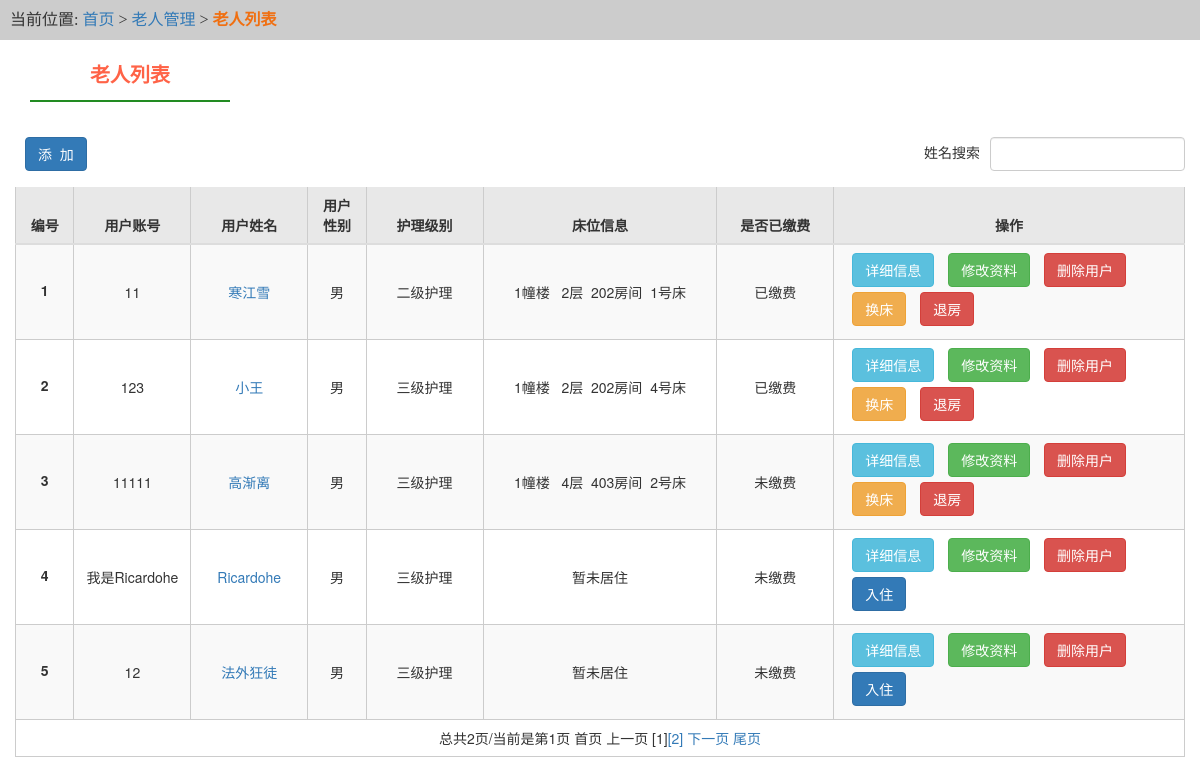
The page /admin/listUsers.php (signed in) on the database its author committed.
### tables this page shows
CREATE TABLE `users` (
  `id` int(11) NOT NULL,
  `u_username` varchar(32) DEFAULT NULL,
  `u_pwd` varchar(50) DEFAULT NULL,
  `u_email` varchar(50) NOT NULL,
  `u_createDate` timestamp NOT NULL DEFAULT CURRENT_TIMESTAMP ON UPDATE CURRENT_TIMESTAMP,
  `u_photo` varchar(50) DEFAULT NULL,
  `u_name` varchar(20) NOT NULL,
  `u_sex` enum('男','女','保密') NOT NULL DEFAULT '保密',
  `u_mz` varchar(20) DEFAULT NULL,
  `u_birth` date DEFAULT NULL,
  `u_hyzk` tinyint(1) DEFAULT NULL,
  `u_xlzk` tinyint(1) NOT NULL,
  `u_hljb` tinyint(1) NOT NULL,
  `u_sflx` tinyint(1) NOT NULL,
  `u_phone` varchar(20) NOT NULL,
  `u_bed` int(10) NOT NULL,
  `checkIn_date` date NOT NULL,
  `checkOut_date` date NOT NULL,
  `balance` int(10) NOT NULL,
  `pay_id` int(15) NOT NULL
);

CREATE TABLE `dic_hljb` (
  `id` int(10) UNSIGNED NOT NULL,
  `hljb` varchar(20) NOT NULL,
  `hlbz` text,
  `hsf` int(10) DEFAULT NULL,
  `cwf` int(10) DEFAULT NULL,
  `hlf` int(10) DEFAULT NULL,
  `deposit` int(10) NOT NULL,
  `allCost` int(10) DEFAULT NULL,
  `bz` varchar(20) DEFAULT NULL
);

CREATE TABLE `bed` (
  `id` int(10) UNSIGNED NOT NULL,
  `bed_id` int(10) NOT NULL,
  `room_id` int(10) DEFAULT NULL,
  `floor_id` int(10) DEFAULT NULL,
  `building_id` varchar(10) DEFAULT NULL,
  `charge` int(10) DEFAULT NULL,
  `user_id` int(10) DEFAULT NULL,
  `is_used` tinyint(1) DEFAULT '0'
);

### lib/mysql.php (called while the page is built, shortened)
<?php
function fetchAll($sql,$result_type=MYSQL_ASSOC){
	$result=mysql_query($sql);
	while(@$row=mysql_fetch_array($result,$result_type)){
		$rows[]=$row;
	}
	return $rows;
}
function getResultNum($sql){
	$result=mysql_query($sql);
	return mysql_num_rows($result);
}

### admin/listUsers.php (the view, shortened to what this page needs)
<?php
$keywords = $_REQUEST['keywords'] ? $_REQUEST['keywords'] : null;
$where = $keywords ? "where u.u_name like '%{$keywords}%'" : null;
$sql="SELECT u.*, hl.hljb, hy.hyzk, xl.xlzk,b.bed_id,b.room_id,b.floor_id,b.building_id FROM users u LEFT JOIN dic_hljb hl ON hl.id = u.u_hljb LEFT JOIN dic_hyzk hy ON hy.id = u.u_hyzk LEFT JOIN dic_xlzk xl ON xl.id = u.u_xlzk left join bed b on b.user_id=u.id {$where}";
$totalRows = getResultNum($sql);
$pageSize = 5;
$totalPage = ceil($totalRows / $pageSize);
$page = $_REQUEST['page'] ? (int)$_REQUEST['page'] : 1;
$offset = ($page - 1) * $pageSize;
$sql = "SELECT u.*, hl.hljb, hy.hyzk, xl.xlzk,b.bed_id,b.room_id,b.floor_id,b.building_id,p.pay_status FROM users u LEFT JOIN dic_hljb hl ON hl.id = u.u_hljb LEFT JOIN dic_hyzk hy ON hy.id = u.u_hyzk LEFT JOIN dic_xlzk xl ON xl.id = u.u_xlzk left join bed b on b.user_id=u.id left join pay_records p on u.pay_id=p.id {$where} order by u.id asc limit {$offset},{$pageSize} ";
$rows = fetchAll($sql);
?>
<!DOCTYPE html>
<html>
<head>
<link rel="stylesheet" type="text/css" href="css/reset.css">
<link rel="stylesheet" type="text/css" href="css/backstage.css">
<link rel="stylesheet" type="text/css" href="../css/bootstrap.min.css">
</head>
<body>
<div class="location">
	当前位置:&nbsp;<a id="first" href="main.php">首页</a>&nbsp;&gt;&nbsp;<a>老人管理</a>&nbsp;&gt;&nbsp;<a href="#" id="third">老人列表</a>
</div>
<h3 class="biaoti">老人列表</h3>
<div class="details">
    <div class="details_operation clearfix">
            <div class="bui_select">
                <input type="button" value="添&nbsp;&nbsp;加" class="btn btn-primary"  onclick="addUsers()">
            </div>
        <div class="fr">
        	<div class="text">
				<span>姓名搜索</span>
                <div class="bui_select">
                	<input type="text" value="" class="form-control"  id="search" onkeypress="search(event)" >
                </div>
           </div>
        </div>
    </div>
        <table class="table table-striped" cellspacing="0" cellpadding="0">
            <thead>
                <tr>
                    <th width="5%">编号</th>
                    <th width="10%">用户账号</th>
                    <th width="10%">用户姓名</th>
                    <th width="5%">用户性别</th>
                    <th width="10%">护理级别</th>
                    <th width="20%">床位信息</th>
                    <th width="10%">是否已缴费</th>
                    <th>操作</th>
                </tr>
            </thead>
            <tbody>
             <?php $i=1; foreach($rows as $row):?>
                <tr>
                    <td><label class="label_id"><?php echo $i;?></label></td>
                    <td><?php echo $row['u_username']; ?></td>
                    <td><a href="detialUsers.php?id=<?php echo $row['id']; ?>"><?php echo $row['u_name']; ?></a></td>
                    <td><?php echo $row['u_sex']; ?></td>
                    <td><?php echo $row['hljb']; ?></td>
               		<td><?php if($row['u_bed']!=0): ?>	<?php echo $row['building_id']."幢楼 &nbsp;&nbsp;".$row['floor_id']."层&nbsp;&nbsp;".$row['room_id']."房间&nbsp;&nbsp;".$row['bed_id']."号床"; ?><?php else: ?>暂未居住<?php endif;?></td>
               		<td><?php echo $row['pay_status']==1?"已缴费":"未缴费"; ?></td>
                    <td align="left">
                    	<input type="button" value="详细信息" class="btn btn-info"  onclick="detialUsers(<?php echo $row['id']; ?>)">
                    	<input type="button" value="修改资料" class="btn btn-success" onclick="editUsers(<?php echo $row['id']; ?>)">
                    	<input type="button" value="删除用户" class="btn btn-danger"  onclick="delUsers(<?php echo $row['id']; ?>)">
                    	<?php if($row['u_bed']==0): ?>
                    	<input type="button" value="入住" class="btn btn-primary" onclick="checkIn(<?php echo $row['id']; ?>)">
                    		<?php else: ?>
                    	<input type="button" value="换床" class="btn btn-warning" onclick="changeBed(<?php echo $row['id']; ?>)">
                    	<input type="button" value="退房" class="btn btn-danger" onclick="checkOut(<?php echo $row['id']; ?>)">
                    		<?php endif;?>
                    </td>
                </tr>
                <?php $i++;endforeach; ?>
                <?php if($totalRows>$pageSize):?>
                <tr>
                	<td colspan="8"><?php echo showPage($page, $totalPage, "keywords={$keywords}&condition={$condition}"); ?></td>
                </tr>
                <?php endif; ?>
            </tbody>
        </table>
    </div>
</body>
</html>

### admin/css/backstage.css (style rules this page uses)
body { background-color:#F5F5F5 ; overflow: hidden; }
.title,.location { font: 16px/2.5 "微软雅黑";padding: 0 10px;background-color: #ccc; }
.location,.biaoti { margin-bottom: 20px; }
.location #third { font-weight: bold; color: #F06F11; }
.biaoti { font: 20px/30px "微软雅黑"; font-weight: bold; color: #ff6347; text-align: center; margin-left: 30px; padding-bottom: 10px; width: 200px; border-bottom: 2px solid #228b22; }
.details_operation { margin-bottom: 20px; }
.details { padding: 15px; }
.bui_select { height: 30px; float: left; }
.text { float: left; margin-left: 30px; display: inline; }
.text span { line-height: 30px;float:left; margin-right: 10px; }
.table { border-collapse: collapse; width: 100%;text-align: center; }
.table th { background-color: #E8E8E8; }
.table th,.table td { border: solid 1px #ccc; padding: 8px; }
.label_id,.check { vertical-align: middle; }

### rows shown on the page
users: u_username "11", u_name "寒江雪", u_sex "男", dic_hljb.hljb "二级护理", bed.building_id "1", bed.floor_id "2", bed.room_id "202", bed.bed_id "1", shows "已缴费"
users: u_username "123", u_name "小王", u_sex "男", dic_hljb.hljb "三级护理", bed.building_id "1", bed.floor_id "2", bed.room_id "202", bed.bed_id "4", shows "已缴费"
users: u_username "11111", u_name "高渐离", u_sex "男", dic_hljb.hljb "三级护理", bed.building_id "1", bed.floor_id "4", bed.room_id "403", bed.bed_id "2", shows "未缴费"
users: u_username "我是Ricardohe", u_name "Ricardohe", u_sex "男", dic_hljb.hljb "三级护理", u_bed "暂未居住", shows "未缴费"
users: u_username "12", u_name "法外狂徒", u_sex "男", dic_hljb.hljb "三级护理", u_bed "暂未居住", shows "未缴费"
